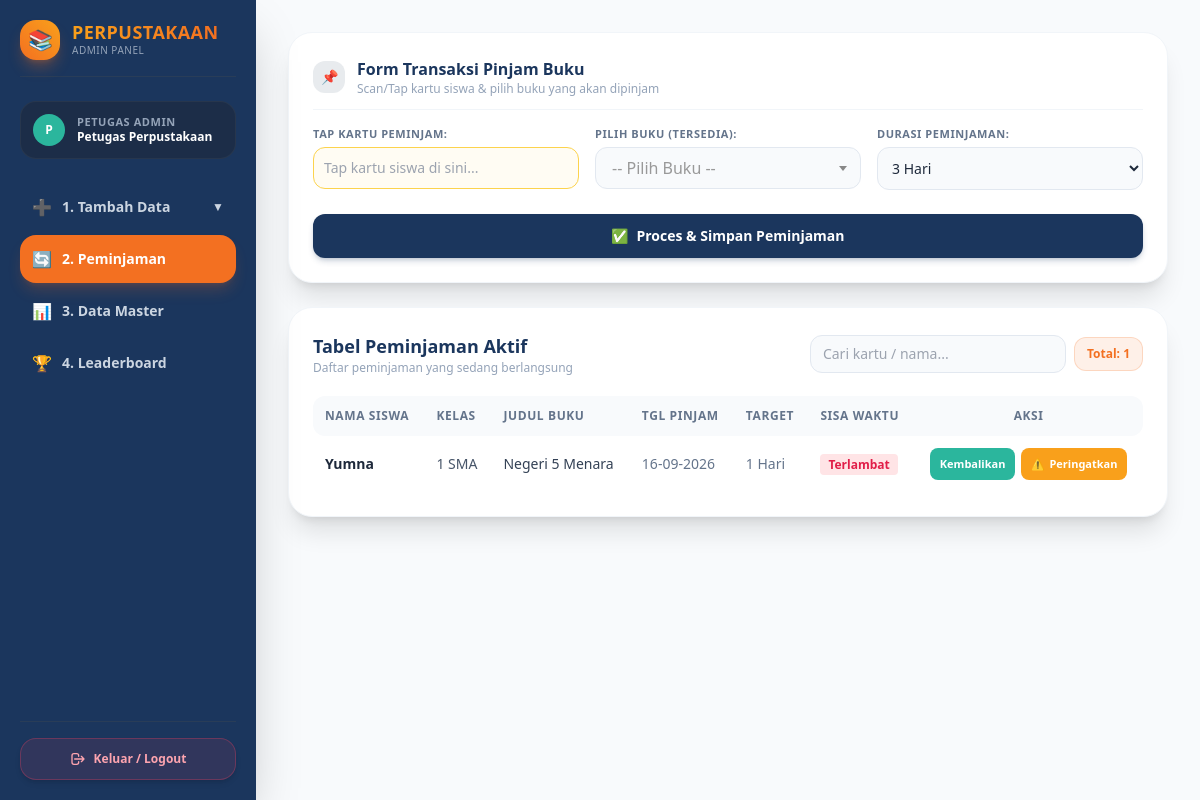
The page /admin_dashboard.php (signed in) on the database as committed earlier.
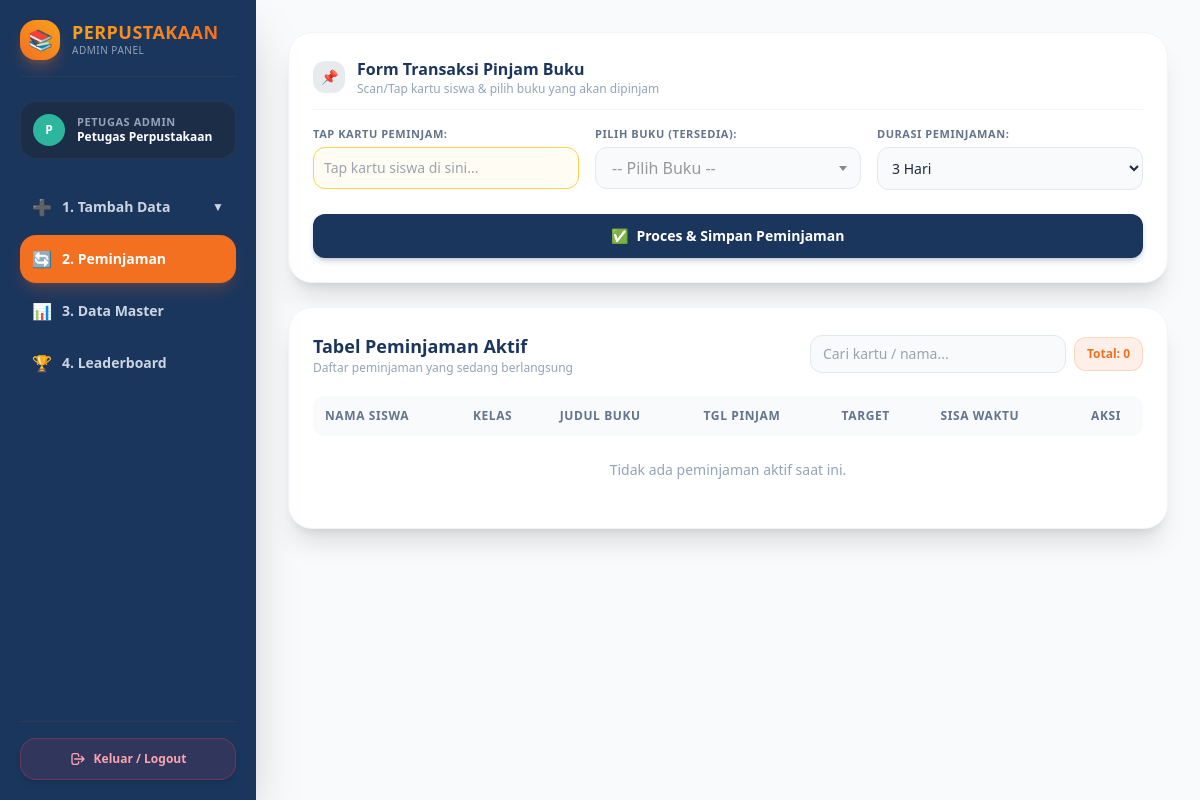
The same page on the database as committed later.
### tables this page shows
CREATE TABLE `peminjaman` (
  `id` int(11) NOT NULL,
  `siswa_id` int(11) DEFAULT NULL,
  `buku_id` int(11) DEFAULT NULL,
  `tanggal_pinjam` date NOT NULL,
  `durasi_hari` int(11) DEFAULT 3,
  `tanggal_jatuh_tempo` date DEFAULT NULL,
  `tanggal_kembali` date DEFAULT NULL,
  `status_transaksi` enum('berjalan','selesai') DEFAULT 'berjalan'
);

CREATE TABLE `siswa` (
  `id` int(11) NOT NULL,
  `nomor_kartu` varchar(50) NOT NULL,
  `nama` varchar(100) NOT NULL,
  `kelas` varchar(20) NOT NULL,
  `password` varchar(255) NOT NULL
);

CREATE TABLE `buku` (
  `id` int(11) NOT NULL,
  `judul` varchar(200) NOT NULL,
  `penulis` varchar(100) NOT NULL,
  `sinopsis` text DEFAULT NULL,
  `cover` varchar(255) DEFAULT 'default_cover.jpg',
  `status` enum('tersedia','dipinjam') DEFAULT 'tersedia'
);

### admin_dashboard.php (the view, shortened to what the changed rows need)
<?php
include 'koneksi.php';
?>
<!DOCTYPE html>
<html lang="id">
<head>
    <script src="https://cdn.tailwindcss.com"></script>
    <link href="https://cdn.jsdelivr.net/npm/select2@4.1.0-rc.0/dist/css/select2.min.css" rel="stylesheet" />
</head>
<body class="bg-brand-lightBg text-slate-800 flex min-h-screen overflow-x-hidden">
    <aside class="w-64 bg-brand-navy text-white flex flex-col justify-between p-5 fixed top-0 bottom-0 left-0 z-40 shadow-2xl">
        <div class="space-y-6">
            <div class="flex items-center gap-3 pb-4 border-b border-slate-700/60">
                <div>
                    <h1 class="font-black text-lg tracking-wide uppercase bg-gradient-to-r from-brand-amber to-brand-orange bg-clip-text text-transparent leading-none">
                    </h1>
                </div>
            </div>
        </div>
    </aside>
    <main class="ml-64 flex-grow p-6 sm:p-8 min-h-screen">
        <div id="view-peminjaman" class="main-view-section space-y-6">
            <div class="bg-white p-6 rounded-3xl shadow-xl border border-slate-100 max-w-4xl mx-auto">
                <div class="flex items-center gap-3 mb-4 pb-3 border-b border-slate-100">
                    <div>
                        <h2 class="text-base font-bold text-brand-navy">Form Transaksi Pinjam Buku</h2>
                    </div>
                </div>
            </div>
            <div class="bg-white rounded-3xl shadow-xl p-6 border border-slate-100 max-w-4xl mx-auto">
                <?php
                $q_peminjaman = mysqli_query($koneksi, "
                    SELECT p.id AS id_pinjam, s.nama, s.kelas, s.nomor_kartu, b.judul, p.tanggal_pinjam, p.durasi_hari, p.tanggal_jatuh_tempo
                    FROM peminjaman p
                    JOIN siswa s ON p.siswa_id = s.id
                    JOIN buku b ON p.buku_id = b.id
                    WHERE p.status_transaksi = 'berjalan'
                    ORDER BY p.tanggal_pinjam DESC
                ");
                $total_pinjam = mysqli_num_rows($q_peminjaman);
                ?>
                <div class="flex flex-col sm:flex-row justify-between items-stretch sm:items-center gap-3 mb-5">
                    <div>
                        <h2 class="text-base sm:text-lg font-bold text-brand-navy">Tabel Peminjaman Aktif</h2>
                    </div>
                    <div class="flex items-center gap-2">
                        <input type="text" id="tapKartuReturn" onkeyup="filterPeminjamanTap()" onkeydown="preventRfidEnter(event)" placeholder="Cari kartu / nama..." autocomplete="off" class="border border-slate-200 rounded-xl px-3 py-2 text-xs sm:text-sm w-full sm:w-64 focus:outline-none focus:ring-2 focus:ring-brand-teal bg-slate-50">
                        <span class="bg-brand-orange/10 text-brand-orange border border-brand-orange/20 text-xs font-black px-3 py-2 rounded-xl whitespace-nowrap">
                            Total: <?= $total_pinjam; ?>
                        </span>
                    </div>
                </div>
                <div class="overflow-x-auto">
                    <table class="w-full text-left text-xs sm:text-sm">
                        <thead class="bg-slate-50 text-slate-500 font-bold uppercase text-[10px] sm:text-xs tracking-wider">
                            <tr>
                                <th class="p-3 rounded-l-xl">Nama Siswa</th>
                                <th class="p-3">Kelas</th>
                                <th class="p-3">Judul Buku</th>
                                <th class="p-3">Tgl Pinjam</th>
                                <th class="p-3">Target</th>
                                <th class="p-3">Sisa Waktu</th>
                                <th class="p-3 text-center rounded-r-xl">Aksi</th>
                            </tr>
                        </thead>
                        <tbody class="divide-y divide-slate-100">
                            <?php if ($total_pinjam > 0): while ($p = mysqli_fetch_assoc($q_peminjaman)): ?>
                                <tr class="row-peminjaman hover:bg-slate-50 transition" data-kartu="<?= htmlspecialchars($p['nomor_kartu']); ?>" data-nama="<?= htmlspecialchars($p['nama']); ?>">
                                    <td class="p-3 font-semibold text-slate-800 cell-nama"><?= $p['nama']; ?></td>
                                    <td class="p-3 text-slate-600"><?= $p['kelas']; ?></td>
                                    <td class="p-3 text-slate-700 font-medium"><?= $p['judul']; ?></td>
                                    <td class="p-3 text-slate-500 whitespace-nowrap"><?= date('d-m-Y', strtotime($p['tanggal_pinjam'])); ?></td>
                                    <td class="p-3 text-slate-500 whitespace-nowrap"><?= $p['durasi_hari']; ?> Hari</td>
                                    <td class="p-3 font-semibold whitespace-nowrap">
                                        <span class="countdown-timer" data-target="<?= $p['tanggal_jatuh_tempo']; ?> 23:59:59">Memuat...</span>
                                    </td>
                                    <td class="p-3 text-center flex justify-center items-center gap-1.5">
                                        <form action="" method="POST" onsubmit="return confirmAction(event, 'Yakin ingin kembalikan buku ini?', this);">
                                            <button type="submit" class="bg-brand-teal hover:bg-teal-600 text-white text-[11px] px-2.5 py-1.5 rounded-lg font-bold transition">
                                                Kembalikan
                                            </button>
                                        </form>
                                        <form action="" method="POST" onsubmit="return confirmAction(event, 'Kirim notifikasi peringatan pengembalian ke siswa ini?', this);">
                                            <button type="submit" class="bg-brand-amber hover:bg-amber-600 text-white text-[11px] px-2.5 py-1.5 rounded-lg font-bold transition flex items-center gap-1">
                                                ⚠️ <span>Peringatkan</span>
                                            </button>
                                        </form>
                                    </td>
                                </tr>
                            <?php endwhile; else: ?>
                                <tr>
                                    <td colspan="7" class="p-6 text-center text-slate-400 text-xs sm:text-sm">Tidak ada peminjaman aktif saat ini.</td>
                                </tr>
                            <?php endif; ?>
                        </tbody>
                    </table>
                </div>
            </div>
        </div>
    </main>
</body>
</html>

Rows that differ between the two databases and show on the page:
removed peminjaman: siswa.nama "Yumna", siswa.kelas "1 SMA", buku.judul "Negeri 5 Menara", tanggal_pinjam "16-09-2026", durasi_hari "1"
Other text that changed with them:
$total_pinjam: "1" → "0"
text now shown: "Tidak ada peminjaman aktif saat ini."
